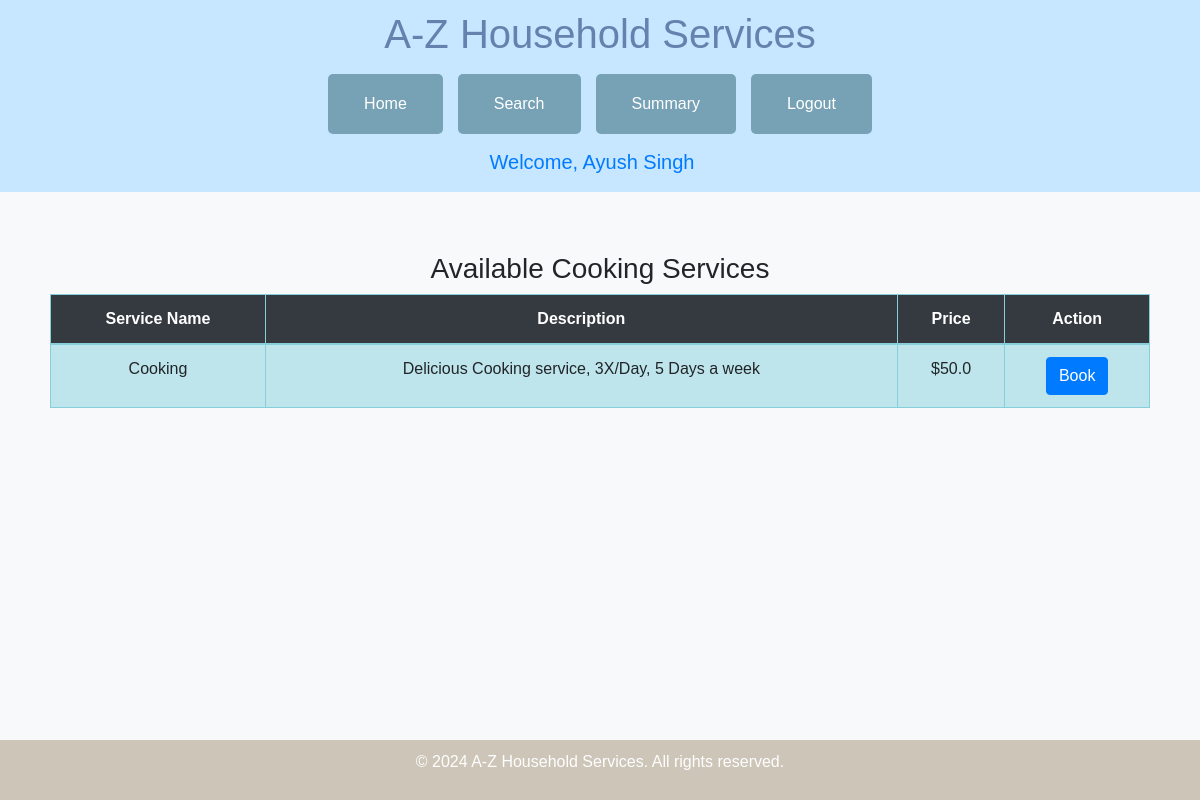
Screenshot of /customer/dashboard/cooking_services (signed in) with the database file from the repository.
### models.py (models this page shows)
class Customer(UserMixin, db.Model):
    id = db.Column(UUID(as_uuid=True), primary_key=True, default=uuid.uuid4)
    name = db.Column(db.String(80))
    email = db.Column(db.String(120), unique=True)
    password = db.Column(db.String(80))
    address = db.Column(db.String(80))
    pincode = db.Column(db.Integer)
    is_blocked=db.Column(db.Boolean, default=False)

class Service(db.Model):
    id = db.Column(UUID(as_uuid=True), primary_key=True, default=uuid.uuid4)
    name = db.Column(db.String(80))
    price = db.Column(db.Float)
    description = db.Column(db.String(200))
    time_required = db.Column(db.String(50))

### app.py (the view)
@app.route('/customer/dashboard/cooking_services',)
@login_required
def cooking_services():
    cs2=Service.query.filter(
        or_(
        Service.name.ilike('%Cook%'),
        Service.description.ilike('%Cook%')
        )
    ).all()
    print(cs2)
    return render_template("customer/cooking_services.html", services=cs2, customer=current_user)

### app.py (called while the page is built)
@login_manager.user_loader
def load_user(user_id):
    try:
        user_uuid=uuid.UUID(user_id)
        return db.session.get(Admin, user_uuid) or \
            db.session.get(Customer, user_uuid) or \
            db.session.get(Professional, user_uuid)
    except ValueError:
        return None

### templates/customer/cooking_services.html (shortened to what this page needs)
{% extends "customer/base_customer_dash.html" %}
{% block greet%} {{customer.name}} {% endblock %}
{% block content %}
<div class="container">
    <h3>Available Cooking Services</h3>
    <table class="table table-bordered  table-info table-hover">
        <thead class='table-dark'>
            <tr>
                <th>Service Name</th>
                <th>Description</th>
                <th>Price</th>
                <th>Action</th>
            </tr>
        </thead>
        <tbody>
            {% for service in services %}
            <tr>
                <td>{{ service.name }}</td>
                <td>{{ service.description }}</td>
                <td>${{ service.price }}</td>
                <td>
                    <a href="{{ url_for('book_service', service_id=service.id) }}" class="btn btn-primary">Book</a>
                </td>
            </tr>
            {% endfor %}
        </tbody>
    </table>
</div>
{% endblock %}

### rows the page displays
Customer: name "Ayush Singh"
Service: name "Cooking", description "Delicious Cooking service, 3X/Day, 5 Days a week", price "50.0"
